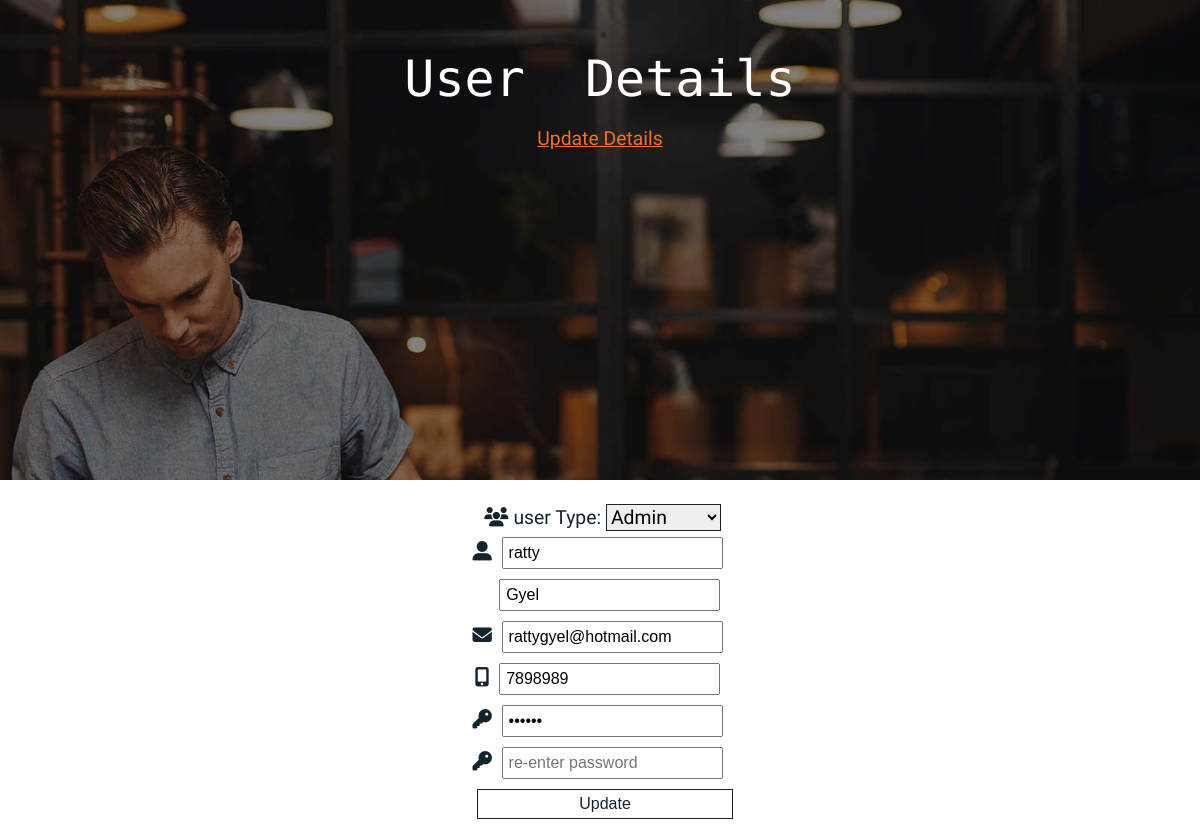
The app's page /update.php?id=37 with its own data.
### tables this page shows
CREATE TABLE `users` (
  `userId` int(11) NOT NULL,
  `firstName` varchar(255) NOT NULL,
  `lastName` varchar(255) NOT NULL,
  `email` varchar(255) NOT NULL,
  `password` varchar(255) NOT NULL,
  `phoneNumber` int(10) NOT NULL,
  `userType` varchar(10) NOT NULL DEFAULT 'client'
);

### update.php (the view, shortened to what this page needs)
<!DOCTYPE html>
<html>
<head>
    <link rel="stylesheet" href="style/style.css">
</head>
<header class="user-header main-header">
    <div class="header-item user-header-item">
        <p class="headline"> User &nbsp;Details</p>
        <p><a >Update Details</a></p>
    </div>
</header>
<body>
<?php
require_once("db_connect.php");
$id = $_GET['id'];
$qry = mysqli_query($conn,"select * from users where userid='$id'");
$data = mysqli_fetch_array($qry);
?>
<br />
<div class="dbaction">
<form class="register-form " id="update _user" method="post">
  <div class=" inputs ">
      <label for="user-type" class="users"><i class="fas fa-users"></i>user Type:</label>
      <select id="user-type" class="users" name="user-type" form="update _user" required>
        <?php if( $data['userType']=='client'){
          echo "<option value='client' class='user-choice'selected>Client</option>
          <option value='admin' class='user-choice' >Admin</option>
          ";
        } else{
          echo "<option value='admin' class='user-choice' selected>Admin</option>
          <option value='client' class='user-choice'  >Client</option>
          ";
        }
        ?>
      </select>
  </div>
    <div class="inputs">
        <i class="fas fa-user-alt"></i>
        <input type="text" id="first-name" value="<?php echo $data['firstName'] ?>"required name="fName" placeholder="first name">
        <br>
    </div>
    <div class="inputs">
        <i class="fas fa-asterisk" style="color: transparent;"></i>
        <input type="text" id="last-name" value="<?php echo $data['lastName'] ?>" required name="lName" placeholder="last name">
        <br>
    </div>
    <div class="inputs">
        <i class="fas fa-envelope"></i>
        <input type="email" id="email" value="<?php echo $data['email'] ?>" name="mail" required placeholder="Your email"><br>
    </div>
    <div class="inputs">
        <i class="fas fa-mobile-alt"></i>
        <input type="tel" id="mobile-no" name="phone" value="<?php echo $data['phoneNumber'] ?>" required placeholder="mobile number">
    </div>
    <div class="inputs">
        <i class="fas fa-key"></i>
        <input type="password" name="passcode"id="password" value="<?php echo $data['password'] ?>" required placeholder="enter password" onkeyup="check()" /><br>
    </div>
    <div class="inputs">
        <i class="fas fa-key"></i>
        <input type="password" required id="confirm_password" placeholder="re-enter password" onkeyup="check()" />
    </div>
    <div class=" inputs ">
        <input type="submit" class="input-btns" id="submit-btn" name="update" value="Update">
    </div>
</form>
</div>
</body>
</html>

### style/style.css (style rules this page uses)
body, html { height: 100%; font-size: 1.1em; margin: 0px; padding: 0px; font-family: 'Hind Madurai', sans-serif; scroll-behavior: smooth; background-color: white; color: #14242E; }
.fa-users { margin:5px; }
.users { width: 45%; font-family: 'Hind Madurai', sans-serif; font-size: inherit; }
#user-type { border-color: transparent; border:1px solid #14242E; }
.user-choice { background-color: #14242E; color: white; }
.header-item { position: relative; margin: auto; text-align: right; padding: 50px; }
.headline { font-family: 'Monoton', cursive; font-size: 50px; margin: 0px; }
.main-header { background-image: url(../images/bg1.jpg); background-color: black; background-attachment: fixed; background-position: bottom; background-repeat: no-repeat; height: 100%; background-size: cover; color: white; }
.user-header { background-image: url(../images/bg2.jpg); height: 60%; background-position: bottom; }
.user-header-item { text-align: center; text-decoration: none; }
a { text-decoration: none; color: inherit; }
.login-form, .register-form { display: inline-block; }
.dbaction { text-align: center; }
.inputs input { margin: 5px; padding: 5px; font-size: 16px; }
.input-btns { color: #14242E; background-color: transparent; border: 1px solid #14242E; width: 100%; }
p>a { color: #FC6E20 ; text-decoration: underline; }

### records on screen
users: user-type "Admin", fName "ratty", lName "Gyel", mail "rattygyel@hotmail.com", phone "7898989"
